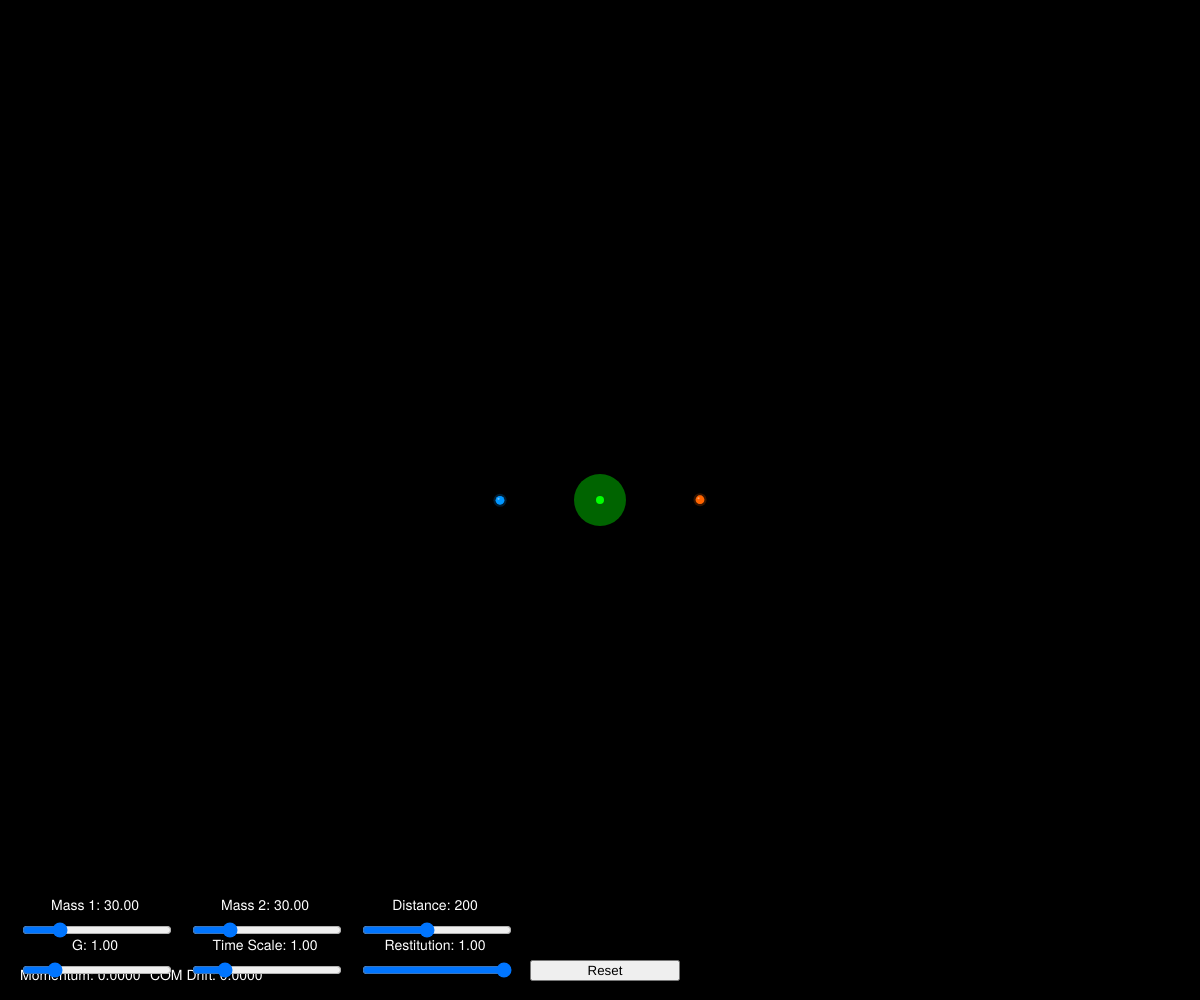
Frame 1 (no input)
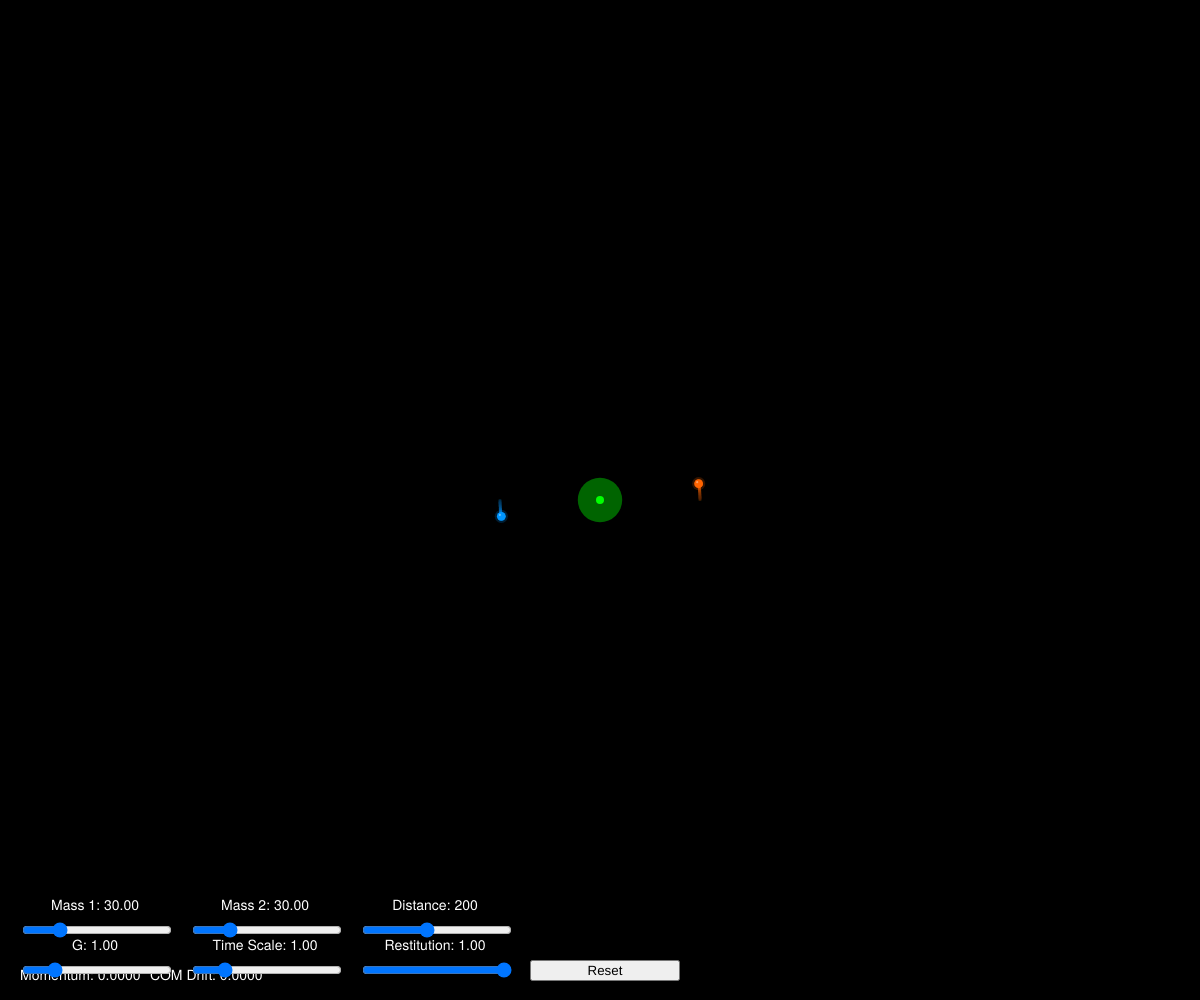
Frame 60 (no input)
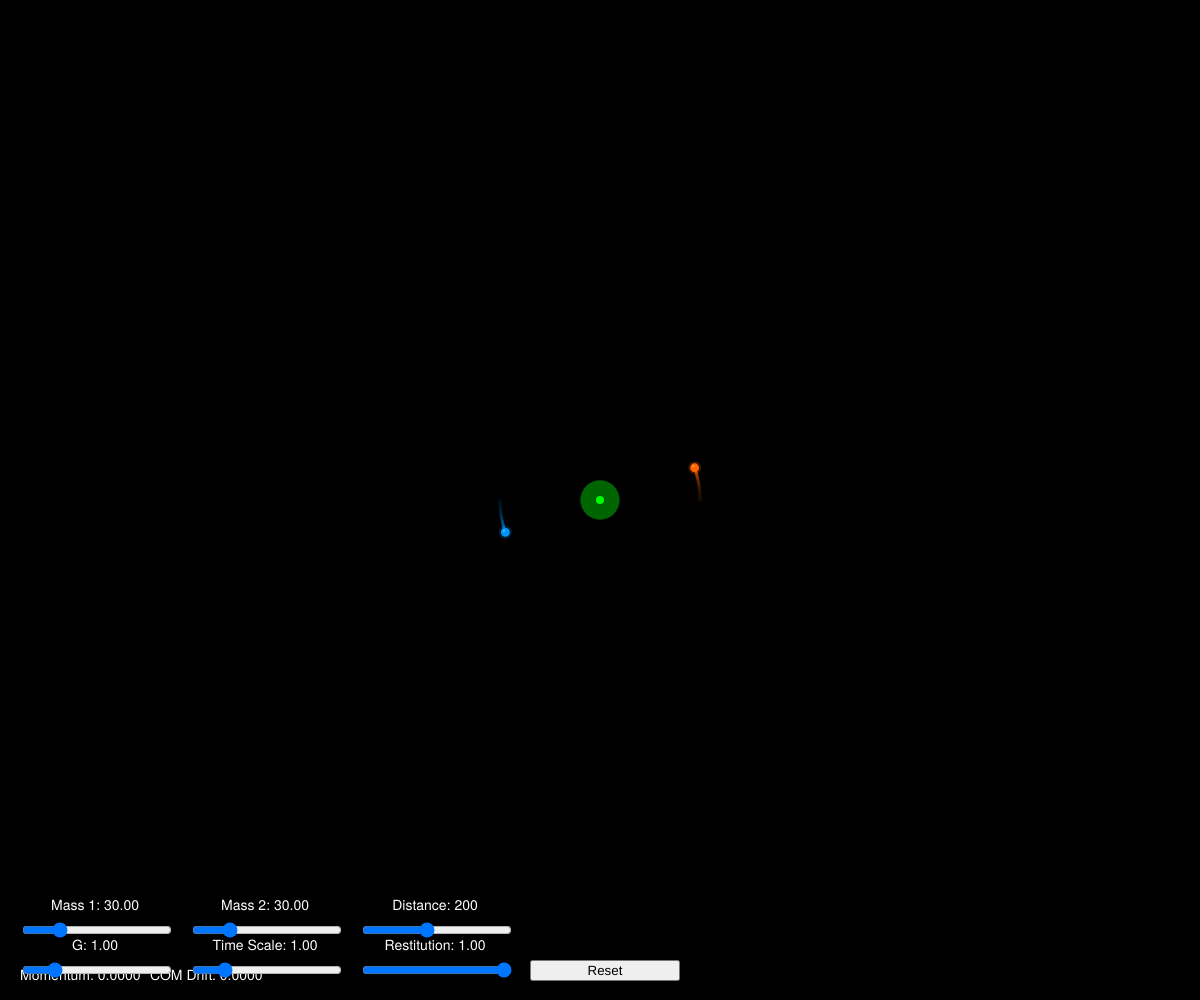
Frame 120 (the mouse pressed at the canvas centre since frame 60)

The p5.js sketch that drew these frames (run headless with seeded random() and noise() and a simulated clock; from frame 60 on, the mouse is pressed at the canvas centre):

// p5.js sketch
// ── sketch.js
let m1Slider, m2Slider, distSlider, gSlider, timeSlider, corSlider, resetButton;
let bodies = [];
let trailLayer;
let G = 1;
let timeScale = 1;
let cor = 1; // Coefficient of restitution
let softening = 10; // Base softening parameter
const BASE_DT = 0.02; // Smaller base time step
let comX, comY, totalMomentum, prevComX, prevComY, comDrift;
let lastCollisionFrame = -100; // For collision debugging

function setup() {
  createCanvas(windowWidth, windowHeight);
  trailLayer = createGraphics(width, height);
  trailLayer.background(0);

  // Responsive slider positions at the bottom
  let sliderWidth = 150;
  let spacing = 20;
  let totalWidth = 7 * sliderWidth + 6 * spacing; // 6 sliders + 1 button
  let startX = 20;
  let row1Y = height - 80;
  let row2Y = height - 40;

  // Adjust positions based on windowWidth
  if (totalWidth > windowWidth - 40) {
    // Wrap to two rows if screen is too narrow
    m1Slider = createSlider(10, 100, 30);
    m1Slider.position(startX, row1Y);
    m1Slider.style('width', sliderWidth + 'px');

    m2Slider = createSlider(10, 100, 30);
    m2Slider.position(startX + sliderWidth + spacing, row1Y);
    m2Slider.style('width', sliderWidth + 'px');

    distSlider = createSlider(50, 400, 200);
    distSlider.position(startX + 2 * (sliderWidth + spacing), row1Y);
    distSlider.style('width', sliderWidth + 'px');

    gSlider = createSlider(0.1, 5, 1, 0.1);
    gSlider.position(startX, row2Y);
    gSlider.style('width', sliderWidth + 'px');

    timeSlider = createSlider(0.1, 5, 1, 0.1);
    timeSlider.position(startX + sliderWidth + spacing, row2Y);
    timeSlider.style('width', sliderWidth + 'px');

    corSlider = createSlider(0, 1, 1, 0.1);
    corSlider.position(startX + 2 * (sliderWidth + spacing), row2Y);
    corSlider.style('width', sliderWidth + 'px');

    resetButton = createButton('Reset');
    resetButton.position(startX + 3 * (sliderWidth + spacing), row2Y);
    resetButton.style('width', sliderWidth + 'px');
  } else {
    // Single row if screen is wide enough
    m1Slider = createSlider(10, 100, 30);
    m1Slider.position(startX, row1Y);
    m1Slider.style('width', sliderWidth + 'px');

    m2Slider = createSlider(10, 100, 30);
    m2Slider.position(startX + sliderWidth + spacing, row1Y);
    m2Slider.style('width', sliderWidth + 'px');

    distSlider = createSlider(50, 400, 200);
    distSlider.position(startX + 2 * (sliderWidth + spacing), row1Y);
    distSlider.style('width', sliderWidth + 'px');

    gSlider = createSlider(0.1, 5, 1, 0.1);
    gSlider.position(startX + 3 * (sliderWidth + spacing), row1Y);
    gSlider.style('width', sliderWidth + 'px');

    timeSlider = createSlider(0.1, 5, 1, 0.1);
    timeSlider.position(startX + 4 * (sliderWidth + spacing), row1Y);
    timeSlider.style('width', sliderWidth + 'px');

    corSlider = createSlider(0, 1, 1, 0.1);
    corSlider.position(startX + 5 * (sliderWidth + spacing), row1Y);
    corSlider.style('width', sliderWidth + 'px');

    resetButton = createButton('Reset');
    resetButton.position(startX + 6 * (sliderWidth + spacing), row1Y);
    resetButton.style('width', sliderWidth + 'px');
  }

  resetButton.mousePressed(resetSimulation);
  resetSimulation();
}

function resetSimulation() {
  bodies = [];
  G = gSlider.value();

  let dist = distSlider.value();
  let m1 = m1Slider.value();
  let m2 = m2Slider.value();

  let totalMass = m1 + m2;
  let omega = sqrt(G * totalMass / pow(dist, 3));
  
  bodies.push(new Body(-dist/2, 0, 0, omega * dist/2, m1, [0, 150, 255]));
  bodies.push(new Body(dist/2, 0, 0, -omega * dist/2, m2, [255, 100, 0]));

  trailLayer.clear();
  trailLayer.background(0);
  prevComX = null;
}

function draw() {
  G = gSlider.value();
  timeScale = timeSlider.value();
  cor = corSlider.value();

  updateMasses();
  softening = 10 * sqrt((bodies[0].mass + bodies[1].mass) / 20);

  let minDist = p5.Vector.dist(bodies[0].pos, bodies[1].pos);
  let dt = BASE_DT * constrain(minDist / 100, 0.1, 1);
  let numSubSteps = max(1, floor(timeScale * 50 * (BASE_DT / dt)));

  for (let i = 0; i < numSubSteps; i++) {
    for (let body of bodies) {
      body.computeForce(bodies);
    }
    for (let body of bodies) {
      body.verletStep(dt);
    }
    handleCollisions(dt);
  }

  if (frameCount % 2 === 0) {
    updateTrails();
  }

  background(0);
  image(trailLayer, 0, 0);

  if (frameCount - lastCollisionFrame < 10) {
    fill(255, 255, 255, 150);
    noStroke();
    let midPoint = p5.Vector.lerp(bodies[0].pos, bodies[1].pos, 0.5);
    let s = screenPos(midPoint.x, midPoint.y);
    ellipse(s.x, s.y, 80);
  }

  for (let body of bodies) {
    body.display();
  }

  computeCOMandMomentum();
  drawCenterOfMass();
  drawUI();
}

function updateMasses() {
  let m1 = m1Slider.value();
  let m2 = m2Slider.value();

  if (abs(bodies[0].mass - m1) > 0.1 || abs(bodies[1].mass - m2) > 0.1) {
    let v1 = p5.Vector.sub(bodies[0].pos, bodies[0].prevPos).div(BASE_DT);
    let v2 = p5.Vector.sub(bodies[1].pos, bodies[1].prevPos).div(BASE_DT);
    let p1 = p5.Vector.mult(v1, bodies[0].mass);
    let p2 = p5.Vector.mult(v2, bodies[1].mass);
    let totalP = p5.Vector.add(p1, p2);

    bodies[0].mass = m1;
    bodies[1].mass = m2;
    bodies[0].radius = sqrt(m1) * 0.8;
    bodies[1].radius = sqrt(m2) * 0.8;

    let totalMass = m1 + m2;
    if (totalMass > 0) {
      let v1New = p5.Vector.div(totalP, totalMass);
      let v2New = v1New;
      bodies[0].prevPos = p5.Vector.sub(bodies[0].pos, p5.Vector.mult(v1New, BASE_DT));
      bodies[1].prevPos = p5.Vector.sub(bodies[1].pos, p5.Vector.mult(v2New, BASE_DT));
    }
  }
}

function computeCOMandMomentum() {
  let totalMass = 0, xSum = 0, ySum = 0;
  let momentumX = 0, momentumY = 0;
  for (let body of bodies) {
    totalMass += body.mass;
    xSum += body.pos.x * body.mass;
    ySum += body.pos.y * body.mass;
    let vel = p5.Vector.sub(body.pos, body.prevPos).div(BASE_DT);
    momentumX += body.mass * vel.x;
    momentumY += body.mass * vel.y;
  }
  comX = totalMass > 0 ? xSum / totalMass : 0;
  comY = totalMass > 0 ? ySum / totalMass : 0;
  totalMomentum = createVector(momentumX, momentumY).mag();

  if (prevComX !== null) {
    comDrift = createVector(comX - prevComX, comY - prevComY).mag();
  } else {
    comDrift = 0;
  }
  prevComX = comX;
  prevComY = comY;
}

function handleCollisions(dt) {
  let b1 = bodies[0];
  let b2 = bodies[1];
  
  let distVec = p5.Vector.sub(b2.pos, b1.pos);
  let distance = distVec.mag();
  let minDist = (sqrt(b1.mass) + sqrt(b2.mass)) * 1.5;

  if (distance < minDist) {
    lastCollisionFrame = frameCount;
    console.log("Collision detected: distance=", distance, "minDist=", minDist, "cor=", cor);
    
    distVec.normalize();
    let v1 = p5.Vector.sub(b1.pos, b1.prevPos).div(dt);
    let v2 = p5.Vector.sub(b2.pos, b2.prevPos).div(dt);
    let relVel = p5.Vector.sub(v1, v2).dot(distVec);
    
    let impulse = (1 + cor) * relVel / (b1.mass + b2.mass);
    let impulseVec = distVec.mult(impulse);
    
    b1.prevPos = p5.Vector.sub(b1.pos, p5.Vector.sub(v1, p5.Vector.mult(impulseVec, b1.mass)).mult(dt));
    b2.prevPos = p5.Vector.sub(b2.pos, p5.Vector.add(v2, p5.Vector.mult(impulseVec, b2.mass)).mult(dt));
    
    let correction = distVec.copy().mult((minDist - distance) * 0.5);
    b1.pos.sub(correction);
    b2.pos.add(correction);
    
    if (cor === 0) {
      let totalMass = b1.mass + b2.mass;
      let vAvg = p5.Vector.add(p5.Vector.mult(v1, b1.mass), p5.Vector.mult(v2, b2.mass)).div(totalMass);
      b1.prevPos = p5.Vector.sub(b1.pos, p5.Vector.mult(vAvg, dt));
      b2.prevPos = p5.Vector.sub(b2.pos, p5.Vector.mult(vAvg, dt));
    }
  }
}

function updateTrails() {
  trailLayer.fill(0, 10);
  trailLayer.noStroke();
  trailLayer.rect(0, 0, width, height);
  for (let body of bodies) {
    body.drawTrail(trailLayer);
  }
}

function drawCenterOfMass() {
  let pulse = 50 + 20 * sin(frameCount * 0.1);
  noStroke();
  fill(0, 255, 0, 100);
  let s = screenPos(comX, comY);
  ellipse(s.x, s.y, pulse);
  fill(0, 255, 0);
  ellipse(s.x, s.y, 8);
}

function drawUI() {
  // Semi-transparent background for UI at the bottom
  fill(0, 0, 0, 150);
  rect(0, height - 100, width, 100);
  
  fill(255);
  textSize(14);
  textFont('Helvetica Neue');
  textAlign(CENTER);
  // Slider labels above sliders
  text('Mass 1: ' + m1Slider.value().toFixed(2), m1Slider.x + 75, m1Slider.y - 10);
  text('Mass 2: ' + m2Slider.value().toFixed(2), m2Slider.x + 75, m2Slider.y - 10);
  text('Distance: ' + distSlider.value(), distSlider.x + 75, distSlider.y - 10);
  text('G: ' + G.toFixed(2), gSlider.x + 75, gSlider.y - 10);
  text('Time Scale: ' + timeScale.toFixed(2), timeSlider.x + 75, timeSlider.y - 10);
  text('Restitution: ' + cor.toFixed(2), corSlider.x + 75, corSlider.y - 10);
  
  // Metrics at the bottom of the UI strip
  textAlign(LEFT);
  text('Momentum: ' + totalMomentum.toFixed(4), 20, height - 20);
  text('COM Drift: ' + comDrift.toFixed(4), 150, height - 20);
  if (frameCount - lastCollisionFrame < 10) {
    fill(255, 0, 0);
    text('COLLISION!', 280, height - 20);
  }
}

function screenPos(x, y) {
  return createVector(width / 2 + x, height / 2 + y);
}

class Body {
  constructor(x, y, vx, vy, mass, color) {
    this.pos = createVector(x, y);
    this.prevPos = createVector(x - vx * BASE_DT, y - vy * BASE_DT);
    this.mass = mass;
    this.color = color;
    this.force = createVector(0, 0);
    this.radius = sqrt(mass) * 0.8;
  }

  computeForce(others) {
    this.force.set(0, 0);
    for (let other of others) {
      if (other === this) continue;
      
      let r = p5.Vector.sub(other.pos, this.pos);
      let distSq = r.magSq() + softening;
      let f = (G * this.mass * other.mass) / (distSq * sqrt(distSq));
      
      this.force.add(p5.Vector.mult(r, f));
    }
  }

  verletStep(dt) {
    let accel = p5.Vector.div(this.force, this.mass);
    let newPos = p5.Vector.sub(
      p5.Vector.mult(this.pos, 2),
      this.prevPos
    ).add(p5.Vector.mult(accel, dt * dt));
    
    this.prevPos = this.pos.copy();
    this.pos = newPos;
  }

  drawTrail(pg) {
    pg.noStroke();
    pg.fill(this.color[0], this.color[1], this.color[2], 150);
    let s = screenPos(this.pos.x, this.pos.y);
    pg.ellipse(s.x, s.y, 3);
  }

  display() {
    push();
    let s = screenPos(this.pos.x, this.pos.y);
    translate(s.x, s.y);
    noStroke();
    
    fill(this.color[0], this.color[1], this.color[2], 50);
    ellipse(0, 0, this.radius * 3);
    fill(this.color[0], this.color[1], this.color[2], 100);
    ellipse(0, 0, this.radius * 2);
    
    fill(this.color);
    ellipse(0, 0, this.radius * 2);
    
    fill(255, 255, 255, 100);
    ellipse(-this.radius/3, -this.radius/3, this.radius/2);
    pop();
  }
}
